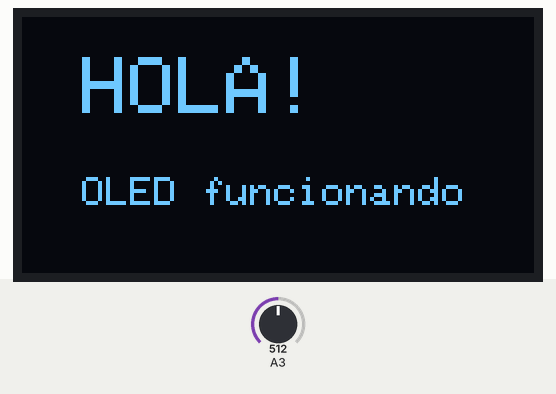
Simulated run of this sketch. Board: Arduino Uno, built with avr-gcc and run on an emulated ATmega328P. On the bench: 128×64 one-colour display. The test bench sets the inputs (shaded band); at power-on: A3 = 512. What the sketch prints to the serial monitor is not drawn.

Above: at 0.4 s.
At 3.5 s:
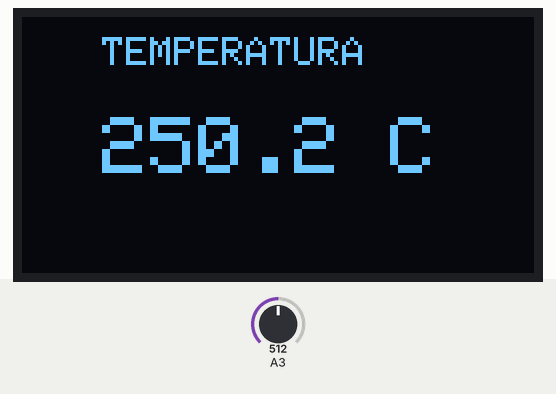
3.6 s: A3 set to 716
At 5.3 s:
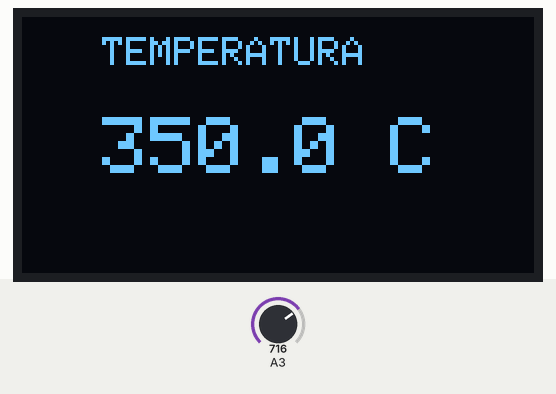
5.8 s: A3 set to 900
At 7.6 s:
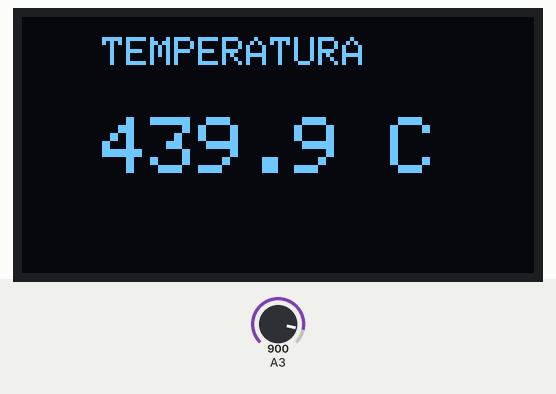
7.9 s: A3 set to 1023
At 9.2 s:
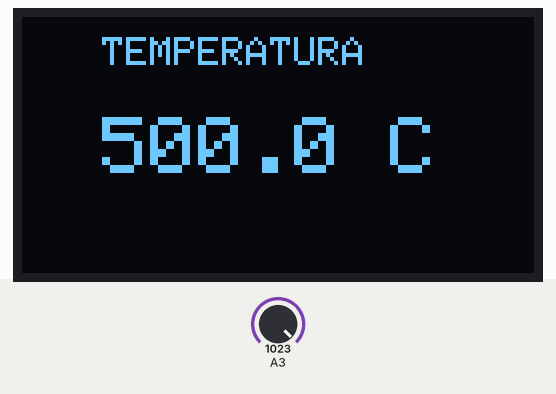
Timing chart, 0 to 10.9 s (numbered marks = the images above; inputs shaded):
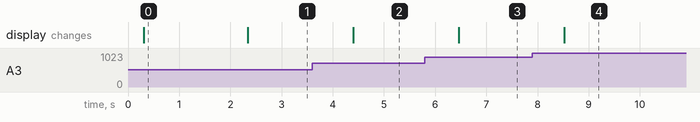

Measured:
- after the input at 3.6 s, the display: changes after 0.80 s (image 2)
- after the input at 5.8 s, the display: changes after 0.66 s (image 3)
- after the input at 7.9 s, the display: changes after 0.62 s (image 4)
- what the display in image 0 shows lasts 2.0 s, from 0.3 s to 2.3 s

The sketch:

PRACTICA3.ino
```cpp
#include <Wire.h>
#include <Adafruit_GFX.h>
#include <Adafruit_SH110X.h>

#define i2c_Address 0x3C
#define SCREEN_WIDTH 128
#define SCREEN_HEIGHT 64
#define OLED_RESET -1

Adafruit_SH1106G display(
  SCREEN_WIDTH,
  SCREEN_HEIGHT,
  &Wire,
  OLED_RESET
);

void setup() {

  Serial.begin(9600);

  Wire.begin();
  delay(250);

  if (!display.begin(i2c_Address, true)) {
    Serial.println("ERROR: OLED no encontrada");
    while (1);
  }

  Serial.println("OLED funcionando correctamente");

  //Conf inicial
  display.clearDisplay();
  display.setTextColor(SH110X_WHITE);

  display.setTextSize(2);
  display.setCursor(15, 10);
  display.println("HOLA!");

  display.setTextSize(1);
  display.setCursor(15, 40);
  display.println("OLED funcionando");

  display.display();

  delay(2000);
}

void loop() {

  //Leer el sensor
  int LecturaReal = analogRead(A3);

  //Conversion
  float temperatura = (LecturaReal * 5.0 / 1023.0) * 100;

  //Y... Mostrar datos en el Moni Serial
  Serial.print("Lectura: ");
  Serial.print(LecturaReal);

  Serial.print(" | Temperatura: ");
  Serial.print(temperatura);
  Serial.println(" °C");


  display.clearDisplay();


  display.setTextSize(1);
  display.setCursor(20, 5);
  display.println("TEMPERATURA");

  //Mostrando datos
  display.setTextSize(2);
  display.setCursor(20, 25);
  display.print(temperatura, 1);
  display.println(" C");

  display.display();

  delay(1000);
}
```
